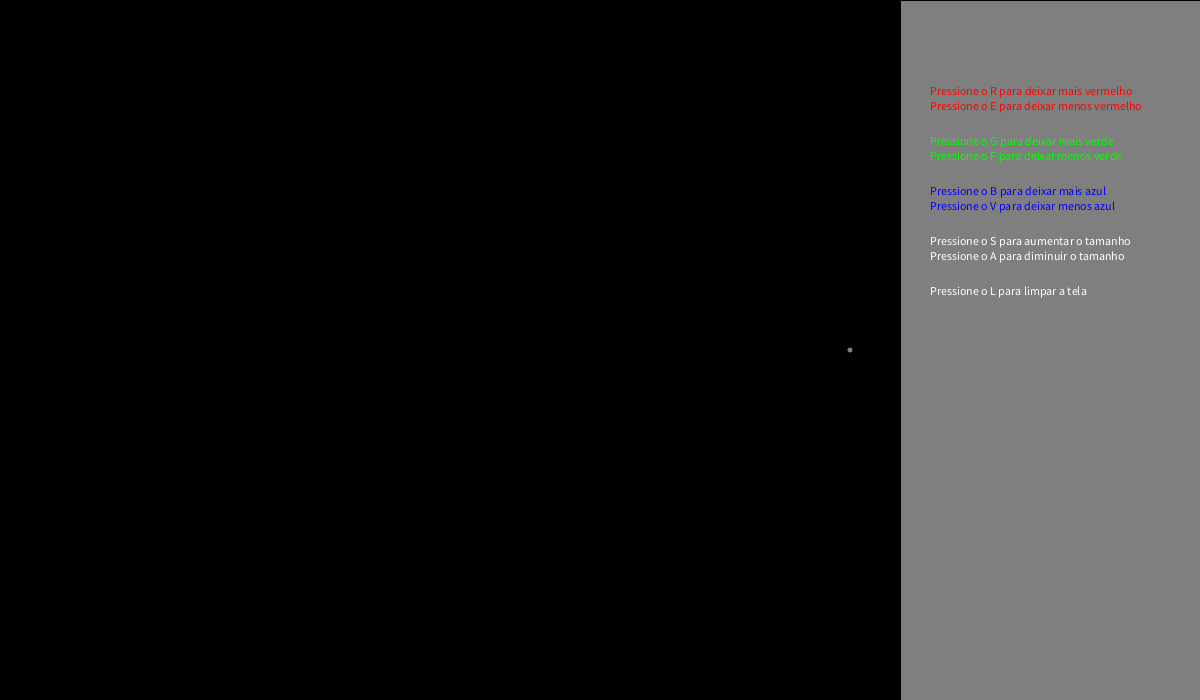
Frame 1 (no input)
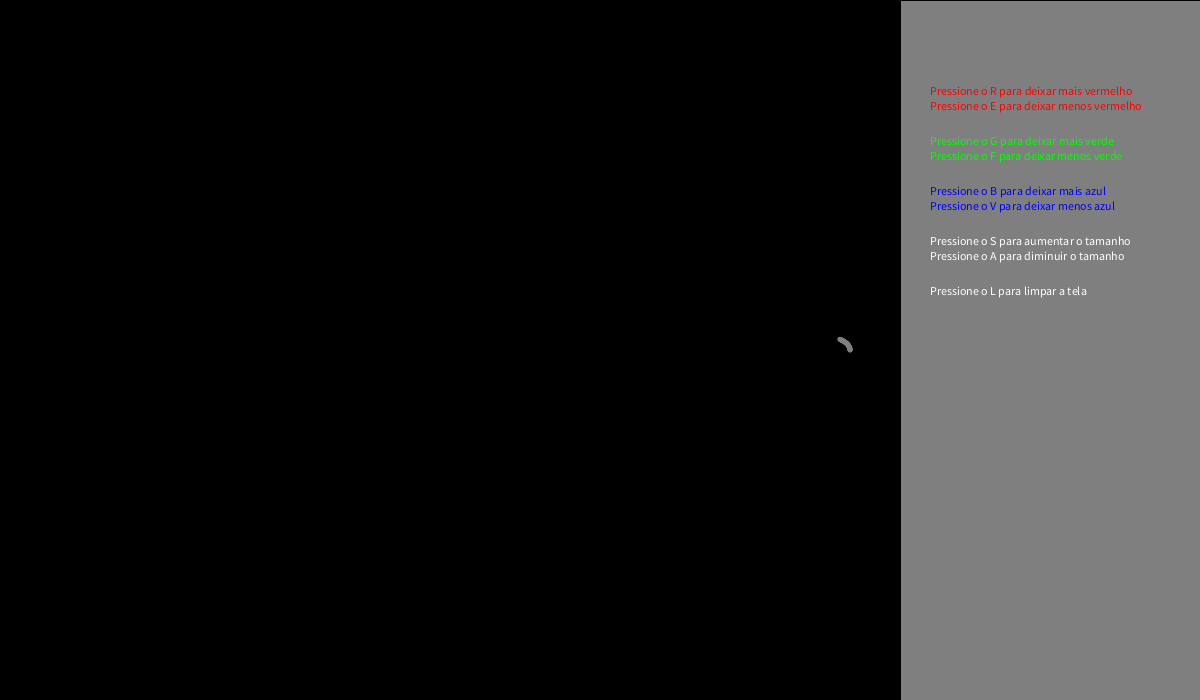
Frame 60 (the mouse pressed at the canvas centre just before this capture)
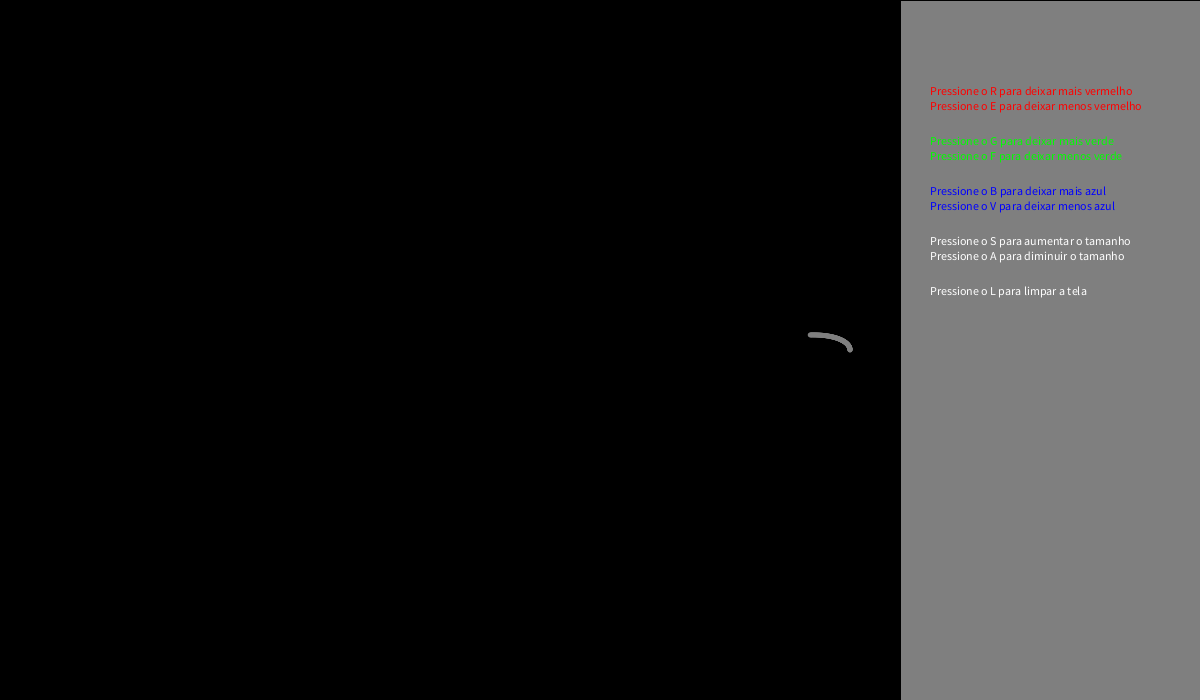
Frame 120 (the mouse held since frame 60 and released just before this capture)

The Processing sketch that drew these frames (run headless with seeded random() and noise(); from frame 60 on, the mouse is pressed at the canvas centre):

// Processing sketch: processing_174092
// ── processing_174092.pde

float ang = 0, ang2 = 0;
int r = 200, R = 700, verm = 127, verd = 127, azul = 127;

void setup() {
  background(0); 
  size(1200, 700);
  frameRate(1000);
  fill(127);
  rect(900, 0, 300, 700);
  desenhaControle();
}

void draw() {
  noStroke();
  //fill(255);
  //ellipse(500, 350, R, R);
  circuloMenor(r, 1);
  controle();
}

void circuloMenor(float r, float inc) {
  float x = ((R/2)-(r/2))*cos(ang);
  float y = ((R/2)-(r/2))*sin(ang);
  float x2 = 100*cos(ang2);
  float y2 = 100*sin(ang2);
  fill(127);
  //ellipse(x+500, y+350, r, r);  //Debugging
  fill(verm, verd, azul);
  noStroke();
  //line(x+500, y+350, x2+x+500, y2+y+350);  //Debugging
  ellipse(x2+x+500, y2+y+350, 5, 5);
  ang+=inc/500;
  ang2+=-1*(R/r)*inc/500; //-1 utilizado para que a rotação interna fosse inverda da "externa", para que seja fisicamente possível no caso do uso de engrenagens. A proporção R/r é usada, pois o círculo menor, ao percorrer o interior do maior, percorre a circunferência do maior com seu lado exterior.
}                        

void controle() {
  if (keyPressed) {
    if (key == 'r' || key == 'R') {
      verm+=1;
    } else if (key == 'e' || key == 'E') {
      verm-=1;
    } else if (key == 'g' || key == 'G') {
      verd+=1;
    } else if (key == 'f' || key == 'F') {
      verd-=1;
    } else if (key == 'b' || key == 'B') {
      azul+=1;
    } else if (key == 'v' || key == 'V') {
      azul-=1;
    } else if (key == 's' || key == 'S') {
      r = ((r + 1) % 700); //Evitar que seja maior que 700.
    } else if (key == 'a' || key == 'A') {
      r = ((r - 1) % 700);
    } else if (key == 'l' || key == 'L') {
      fill(0);     
      ellipse(500, 350, R+100, R+100); //Limpa a tela
    }
  }


  /*if (mouseY >= 770 &&  //Esquerda //A partir daqui, serão usados condicionais para verificar se o mouse está acima do botão que faz o "X" andar para a esquerda, direita, cima ou baixo.
   mouseY <= 790 &&
   mouseX >= 10 &&
   mouseX <= 30) {
   
   */
}



void desenhaControle() {
  fill(255, 0, 0);
  text("Pressione o R para deixar mais vermelho", 930, 95);
  text("Pressione o E para deixar menos vermelho", 930, 110);
  fill(0, 255, 0);
  text("Pressione o G para deixar mais verde", 930, 145);
  text("Pressione o F para deixar menos verde", 930, 160);
  fill(0, 0, 255);
  text("Pressione o B para deixar mais azul", 930, 195);
  text("Pressione o V para deixar menos azul", 930, 210);
  fill(255);
  text("Pressione o S para aumentar o tamanho", 930, 245);
  text("Pressione o A para diminuir o tamanho", 930, 260);
  
  text("Pressione o L para limpar a tela", 930, 295);

  /*rect(950, 100, 20, 20);
   fill(255);
   textSize(20);
   text("R", 955, 117);*/
}
